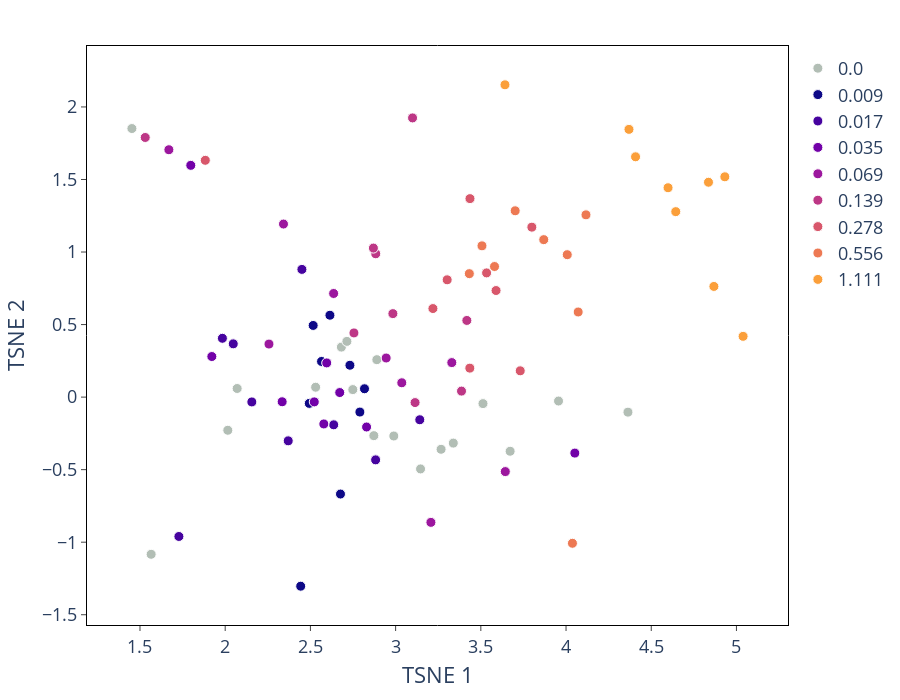

Write notebook code for a chart like this one.
### Code cell
combat_util.plot_tsne(plot_tsne, color_col='Metadata_Concentration_uM', 
                    #   split_df = False, split_column = None, np = None,
                      hover_cols=hover_list,
                    #   size=True, size_col = "Metadata_concentration_uM",
                      x="0", y="1",
                    #   error_x="x_err", error_y="y_err",
                      discrete=True
                      )

### Figure 1 — Plotly figure (JSON) as saved in the notebook; plotly's stock layout.template omitted (floating-point values rounded to 4 significant figures)
{"data": [{"customdata": [["211020_085918_Plate_1", "B11", "Non-treated", 0, 0], ["211020_085918_Plate_1", "C11", "Non-treated", 0, 0], ["211020_085918_Plate_1", "D11", "Non-treated", 0, 0], ["211020_085918_Plate_1", "E2", "Non-treated", 0, 0], ["211020_085918_Plate_1", "F2", "Non-treated", 0, 0], ["211020_085918_Plate_1", "G2", "Non-treated", 0, 0], ["211008_092824_Plate_1", "B2", "Non-treated", 0, 0], ["211008_092824_Plate_1", "C2", "Non-treated", 0, 0], ["211008_092824_Plate_1", "D2", "Non-treated", 0, 0], ["211008_092824_Plate_1", "E11", "Non-treated", 0, 0], ["211008_092824_Plate_1", "F11", "Non-treated", 0, 0], ["211008_092824_Plate_1", "G11", "Non-treated", 0, 0], ["211015_065907_Plate_1", "B11", "Non-treated", 0, 0], ["211015_065907_Plate_1", "C11", "Non-treated", 0, 0], ["211015_065907_Plate_1", "D11", "Non-treated", 0, 0], ["211015_065907_Plate_1", "E2", "Non-treated", 0, 0], ["211015_065907_Plate_1", "F2", "Non-treated", 0, 0], ["211015_065907_Plate_1", "G2", "Non-treated", 0, 0]], "error_x": {"color": "black", "thickness": 2}, "error_y": {"color": "black", "thickness": 2}, "hovertemplate": "colors_plot_col=0.0<br>0=%{x}<br>1=%{y}<br>Metadata_Plate=%{customdata[0]}<br>Metadata_Well=%{customdata[1]}<br>Metadata_Compound=%{customdata[2]}<br>Metadata_NPSize_nm=%{customdata[3]}<br>Metadata_Concentration_uM=%{customdata[4]}<extra></extra>", "legendgroup": "0.0", "marker": {"color": "#b2beB5", "line": {"color": "White", "width": 1}, "size": 10, "symbol": "circle"}, "mode": "markers", "name": "0.0", "orientation": "v", "showlegend": true, "type": "scatter", "x": [4.363, 2.872, 1.453, 3.267, 2.07, 2.015, 3.338, 3.672, 2.682, 3.513, 2.749, 2.89, 2.989, 3.956, 2.531, 3.146, 1.565, 2.714], "xaxis": "x", "y": [-0.1037, -0.2657, 1.851, -0.3597, 0.05942, -0.2286, -0.3171, -0.3732, 0.3446, -0.04481, 0.0518, 0.2581, -0.2681, -0.02715, 0.06818, -0.495, -1.083, 0.3841], "yaxis": "y"}, {"customdata": [["211020_085918_Plate_1", "E3", "AgNP", 100, 0.009], ["211020_085918_Plate_1", "F3", "AgNP", 100, 0.009], ["211020_085918_Plate_1", "G3", "AgNP", 100, 0.009], ["211008_092824_Plate_1", "E3", "AgNP", 100, 0.009], ["211008_092824_Plate_1", "F3", "AgNP", 100, 0.009], ["211008_092824_Plate_1", "G3", "AgNP", 100, 0.009], ["211015_065907_Plate_1", "E3", "AgNP", 100, 0.009], ["211015_065907_Plate_1", "F3", "AgNP", 100, 0.009], ["211015_065907_Plate_1", "G3", "AgNP", 100, 0.009]], "error_x": {"color": "black", "thickness": 2}, "error_y": {"color": "black", "thickness": 2}, "hovertemplate": "colors_plot_col=0.009<br>0=%{x}<br>1=%{y}<br>Metadata_Plate=%{customdata[0]}<br>Metadata_Well=%{customdata[1]}<br>Metadata_Compound=%{customdata[2]}<br>Metadata_NPSize_nm=%{customdata[3]}<br>Metadata_Concentration_uM=%{customdata[4]}<extra></extra>", "legendgroup": "0.009", "marker": {"color": "#0d0887", "line": {"color": "White", "width": 1}, "size": 10, "symbol": "circle"}, "mode": "markers", "name": "0.009", "orientation": "v", "showlegend": true, "type": "scatter", "x": [2.676, 2.817, 2.516, 2.79, 2.732, 2.615, 2.443, 2.493, 2.565], "xaxis": "x", "y": [-0.6683, 0.05752, 0.4939, -0.1031, 0.2196, 0.5643, -1.303, -0.04331, 0.2457], "yaxis": "y"}, {"customdata": [["211020_085918_Plate_1", "E4", "AgNP", 100, 0.017], ["211020_085918_Plate_1", "F4", "AgNP", 100, 0.017], ["211020_085918_Plate_1", "G4", "AgNP", 100, 0.017], ["211008_092824_Plate_1", "E4", "AgNP", 100, 0.017], ["211008_092824_Plate_1", "F4", "AgNP", 100, 0.017], ["211008_092824_Plate_1", "G4", "AgNP", 100, 0.017], ["211015_065907_Plate_1", "E4", "AgNP", 100, 0.017], ["211015_065907_Plate_1", "F4", "AgNP", 100, 0.017], ["211015_065907_Plate_1", "G4", "AgNP", 100, 0.017]], "error_x": {"color": "black", "thickness": 2}, "error_y": {"color": "black", "thickness": 2}, "hovertemplate": "colors_plot_col=0.017<br>0=%{x}<br>1=%{y}<br>Metadata_Plate=%{customdata[0]}<br>Metadata_Well=%{customdata[1]}<br>Metadata_Compound=%{customdata[2]}<br>Metadata_NPSize_nm=%{customdata[3]}<br>Metadata_Concentration_uM=%{customdata[4]}<extra></extra>", "legendgroup": "0.017", "marker": {"color": "#46039f", "line": {"color": "White", "width": 1}, "size": 10, "symbol": "circle"}, "mode": "markers", "name": "0.017", "orientation": "v", "showlegend": true, "type": "scatter", "x": [2.637, 1.984, 2.047, 3.142, 2.37, 1.728, 2.883, 2.156, 2.45], "xaxis": "x", "y": [-0.191, 0.4054, 0.3671, -0.1561, -0.3014, -0.9606, -0.4326, -0.03327, 0.8802], "yaxis": "y"}, {"customdata": [["211020_085918_Plate_1", "E5", "AgNP", 100, 0.035], ["211020_085918_Plate_1", "F5", "AgNP", 100, 0.035], ["211020_085918_Plate_1", "G5", "AgNP", 100, 0.035], ["211008_092824_Plate_1", "E5", "AgNP", 100, 0.035], ["211008_092824_Plate_1", "F5", "AgNP", 100, 0.035], ["211008_092824_Plate_1", "G5", "AgNP", 100, 0.035], ["211015_065907_Plate_1", "E5", "AgNP", 100, 0.035], ["211015_065907_Plate_1", "F5", "AgNP", 100, 0.035], ["211015_065907_Plate_1", "G5", "AgNP", 100, 0.035]], "error_x": {"color": "black", "thickness": 2}, "error_y": {"color": "black", "thickness": 2}, "hovertemplate": "colors_plot_col=0.035<br>0=%{x}<br>1=%{y}<br>Metadata_Plate=%{customdata[0]}<br>Metadata_Well=%{customdata[1]}<br>Metadata_Compound=%{customdata[2]}<br>Metadata_NPSize_nm=%{customdata[3]}<br>Metadata_Concentration_uM=%{customdata[4]}<extra></extra>", "legendgroup": "0.035", "marker": {"color": "#7201a8", "line": {"color": "White", "width": 1}, "size": 10, "symbol": "circle"}, "mode": "markers", "name": "0.035", "orientation": "v", "showlegend": true, "type": "scatter", "x": [4.052, 2.596, 1.922, 1.798, 2.579, 2.334, 2.83, 2.523, 2.672], "xaxis": "x", "y": [-0.386, 0.2357, 0.2797, 1.597, -0.185, -0.03209, -0.2061, -0.03297, 0.03145], "yaxis": "y"}, {"customdata": [["211020_085918_Plate_1", "E6", "AgNP", 100, 0.069], ["211020_085918_Plate_1", "F6", "AgNP", 100, 0.069], ["211020_085918_Plate_1", "G6", "AgNP", 100, 0.069], ["211008_092824_Plate_1", "E6", "AgNP", 100, 0.069], ["211008_092824_Plate_1", "F6", "AgNP", 100, 0.069], ["211008_092824_Plate_1", "G6", "AgNP", 100, 0.069], ["211015_065907_Plate_1", "E6", "AgNP", 100, 0.069], ["211015_065907_Plate_1", "F6", "AgNP", 100, 0.069], ["211015_065907_Plate_1", "G6", "AgNP", 100, 0.069]], "error_x": {"color": "black", "thickness": 2}, "error_y": {"color": "black", "thickness": 2}, "hovertemplate": "colors_plot_col=0.069<br>0=%{x}<br>1=%{y}<br>Metadata_Plate=%{customdata[0]}<br>Metadata_Well=%{customdata[1]}<br>Metadata_Compound=%{customdata[2]}<br>Metadata_NPSize_nm=%{customdata[3]}<br>Metadata_Concentration_uM=%{customdata[4]}<extra></extra>", "legendgroup": "0.069", "marker": {"color": "#9c179e", "line": {"color": "White", "width": 1}, "size": 10, "symbol": "circle"}, "mode": "markers", "name": "0.069", "orientation": "v", "showlegend": true, "type": "scatter", "x": [3.207, 2.636, 2.257, 3.036, 2.945, 1.67, 3.644, 3.33, 2.342], "xaxis": "x", "y": [-0.8633, 0.7142, 0.3655, 0.09877, 0.2695, 1.705, -0.5134, 0.238, 1.193], "yaxis": "y"}, {"customdata": [["211020_085918_Plate_1", "E7", "AgNP", 100, 0.139], ["211020_085918_Plate_1", "F7", "AgNP", 100, 0.139], ["211020_085918_Plate_1", "G7", "AgNP", 100, 0.139], ["211008_092824_Plate_1", "E7", "AgNP", 100, 0.139], ["211008_092824_Plate_1", "F7", "AgNP", 100, 0.139], ["211008_092824_Plate_1", "G7", "AgNP", 100, 0.139], ["211015_065907_Plate_1", "E7", "AgNP", 100, 0.139], ["211015_065907_Plate_1", "F7", "AgNP", 100, 0.139], ["211015_065907_Plate_1", "G7", "AgNP", 100, 0.139]], "error_x": {"color": "black", "thickness": 2}, "error_y": {"color": "black", "thickness": 2}, "hovertemplate": "colors_plot_col=0.139<br>0=%{x}<br>1=%{y}<br>Metadata_Plate=%{customdata[0]}<br>Metadata_Well=%{customdata[1]}<br>Metadata_Compound=%{customdata[2]}<br>Metadata_NPSize_nm=%{customdata[3]}<br>Metadata_Concentration_uM=%{customdata[4]}<extra></extra>", "legendgroup": "0.139", "marker": {"color": "#bd3786", "line": {"color": "White", "width": 1}, "size": 10, "symbol": "circle"}, "mode": "markers", "name": "0.139", "orientation": "v", "showlegend": true, "type": "scatter", "x": [1.531, 2.755, 2.883, 3.114, 3.418, 2.984, 3.387, 2.87, 3.099], "xaxis": "x", "y": [1.79, 0.4423, 0.988, -0.03773, 0.5284, 0.5754, 0.04131, 1.027, 1.924], "yaxis": "y"}, {"customdata": [["211020_085918_Plate_1", "E8", "AgNP", 100, 0.278], ["211020_085918_Plate_1", "F8", "AgNP", 100, 0.278], ["211020_085918_Plate_1", "G8", "AgNP", 100, 0.278], ["211008_092824_Plate_1", "E8", "AgNP", 100, 0.278], ["211008_092824_Plate_1", "F8", "AgNP", 100, 0.278], ["211008_092824_Plate_1", "G8", "AgNP", 100, 0.278], ["211015_065907_Plate_1", "E8", "AgNP", 100, 0.278], ["211015_065907_Plate_1", "F8", "AgNP", 100, 0.278], ["211015_065907_Plate_1", "G8", "AgNP", 100, 0.278]], "error_x": {"color": "black", "thickness": 2}, "error_y": {"color": "black", "thickness": 2}, "hovertemplate": "colors_plot_col=0.278<br>0=%{x}<br>1=%{y}<br>Metadata_Plate=%{customdata[0]}<br>Metadata_Well=%{customdata[1]}<br>Metadata_Compound=%{customdata[2]}<br>Metadata_NPSize_nm=%{customdata[3]}<br>Metadata_Concentration_uM=%{customdata[4]}<extra></extra>", "legendgroup": "0.278", "marker": {"color": "#d8576b", "line": {"color": "White", "width": 1}, "size": 10, "symbol": "circle"}, "mode": "markers", "name": "0.278", "orientation": "v", "showlegend": true, "type": "scatter", "x": [3.435, 3.589, 3.436, 3.731, 3.219, 3.302, 1.883, 3.534, 3.799], "xaxis": "x", "y": [0.1997, 0.7346, 1.368, 0.1812, 0.6104, 0.8085, 1.632, 0.8562, 1.171], "yaxis": "y"}, {"customdata": [["211020_085918_Plate_1", "E9", "AgNP", 100, 0.556], ["211020_085918_Plate_1", "F9", "AgNP", 100, 0.556], ["211020_085918_Plate_1", "G9", "AgNP", 100, 0.556], ["211008_092824_Plate_1", "E9", "AgNP", 100, 0.556], ["211008_092824_Plate_1", "F9", "AgNP", 100, 0.556], ["211008_092824_Plate_1", "G9", "AgNP", 100, 0.556], ["211015_065907_Plate_1", "E9", "AgNP", 100, 0.556], ["211015_065907_Plate_1", "F9", "AgNP", 100, 0.556], ["211015_065907_Plate_1", "G9", "AgNP", 100, 0.556]], "error_x": {"color": "black", "thickness": 2}, "error_y": {"color": "black", "thickness": 2}, "hovertemplate": "colors_plot_col=0.556<br>0=%{x}<br>1=%{y}<br>Metadata_Plate=%{customdata[0]}<br>Metadata_Well=%{customdata[1]}<br>Metadata_Compound=%{customdata[2]}<br>Metadata_NPSize_nm=%{customdata[3]}<br>Metadata_Concentration_uM=%{customdata[4]}<extra></extra>", "legendgroup": "0.556", "marker": {"color": "#ed7953", "line": {"color": "White", "width": 1}, "size": 10, "symbol": "circle"}, "mode": "markers", "name": "0.556", "orientation": "v", "showlegend": true, "type": "scatter", "x": [4.038, 3.58, 3.869, 4.071, 3.433, 3.507, 4.007, 4.117, 3.702], "xaxis": "x", "y": [-1.008, 0.9, 1.085, 0.5866, 0.8509, 1.043, 0.9816, 1.256, 1.284], "yaxis": "y"}, {"customdata": [["211020_085918_Plate_1", "E10", "AgNP", 100, 1.111], ["211020_085918_Plate_1", "F10", "AgNP", 100, 1.111], ["211020_085918_Plate_1", "G10", "AgNP", 100, 1.111], ["211008_092824_Plate_1", "E10", "AgNP", 100, 1.111], ["211008_092824_Plate_1", "F10", "AgNP", 100, 1.111], ["211008_092824_Plate_1", "G10", "AgNP", 100, 1.111], ["211015_065907_Plate_1", "E10", "AgNP", 100, 1.111], ["211015_065907_Plate_1", "F10", "AgNP", 100, 1.111], ["211015_065907_Plate_1", "G10", "AgNP", 100, 1.111]], "error_x": {"color": "black", "thickness": 2}, "error_y": {"color": "black", "thickness": 2}, "hovertemplate": "colors_plot_col=1.111<br>0=%{x}<br>1=%{y}<br>Metadata_Plate=%{customdata[0]}<br>Metadata_Well=%{customdata[1]}<br>Metadata_Compound=%{customdata[2]}<br>Metadata_NPSize_nm=%{customdata[3]}<br>Metadata_Concentration_uM=%{customdata[4]}<extra></extra>", "legendgroup": "1.111", "marker": {"color": "#fb9f3a", "line": {"color": "White", "width": 1}, "size": 10, "symbol": "circle"}, "mode": "markers", "name": "1.111", "orientation": "v", "showlegend": true, "type": "scatter", "x": [4.644, 4.868, 4.408, 5.039, 4.932, 4.836, 3.642, 4.599, 4.369], "xaxis": "x", "y": [1.278, 0.7628, 1.656, 0.4189, 1.519, 1.481, 2.153, 1.443, 1.846], "yaxis": "y"}], "layout": {"autosize": false, "font": {"size": 18}, "height": 700, "legend": {"title": {"text": ""}, "tracegroupgap": 0}, "margin": {"b": 20, "l": 50, "pad": 4, "r": 50, "t": 50}, "plot_bgcolor": "white", "title": {"text": ""}, "width": 900, "xaxis": {"anchor": "y", "domain": [0, 1], "linecolor": "black", "mirror": true, "showline": true, "ticks": "outside", "title": {"text": "TSNE 1"}}, "yaxis": {"anchor": "x", "domain": [0, 1], "linecolor": "black", "mirror": true, "showline": true, "ticks": "outside", "title": {"text": "TSNE 2"}}}}
